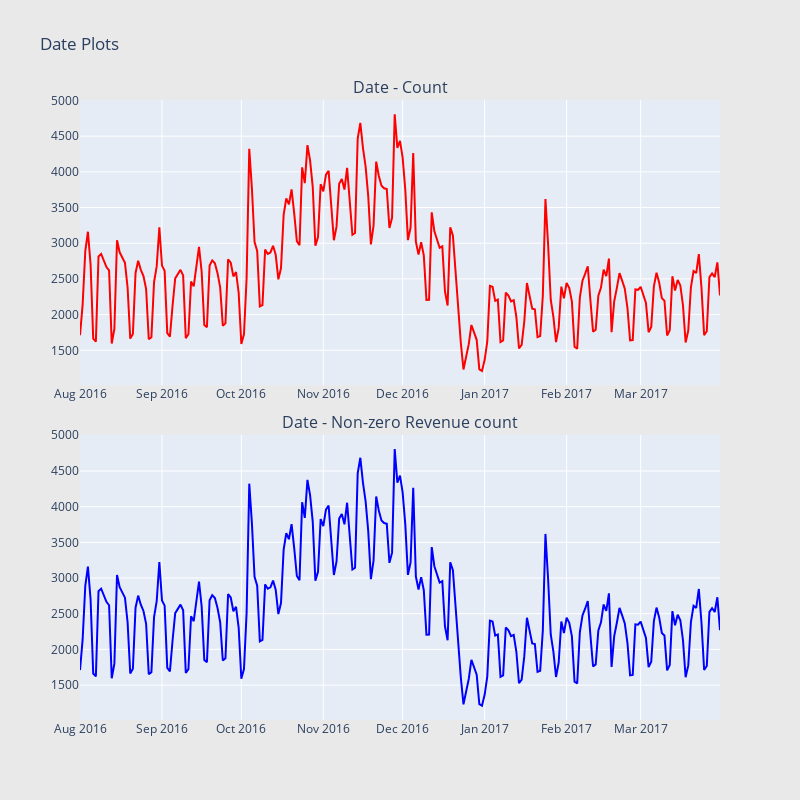

Notebook cell for this chart:
### Markdown cell above
# DateTime

### Code cell
import datetime

def scatter_plot(cnt_srs, color):
    trace = go.Scatter(
        x=cnt_srs.index[::-1],
        y=cnt_srs.values[::-1],
        showlegend=False,
        marker=dict(
            color=color,
        ),
    )
    return trace

df['date'] = df['date'].apply(lambda x: datetime.date(int(str(x)[:4]), int(str(x)[4:6]), int(str(x)[6:])))
cnt_srs = df.groupby('date')['totals_transactionRevenue'].agg(['size', 'count'])
cnt_srs.columns = ["count", "count of non-zero revenue"]
cnt_srs = cnt_srs.sort_index()
#cnt_srs.index = cnt_srs.index.astype('str')
trace1 = scatter_plot(cnt_srs["count"], 'red')
trace2 = scatter_plot(cnt_srs["count of non-zero revenue"], 'blue')

fig = tools.make_subplots(rows=2, cols=1, vertical_spacing=0.08,
                          subplot_titles=["Date - Count", "Date - Non-zero Revenue count"])
fig.append_trace(trace1, 1, 1)
fig.append_trace(trace2, 2, 1)
fig['layout'].update(height=800, width=800, paper_bgcolor='rgb(233,233,233)', title="Date Plots")
iplot(fig, filename='date-plots')

### Figure 1 — Plotly figure (JSON) as saved in the notebook; plotly's stock layout.template omitted (floating-point values rounded to 4 significant figures; data arrays with more than 128 entries replaced by an {"elided": "..."} marker saying what was removed)
{"data": [{"marker": {"color": "red"}, "showlegend": false, "type": "scatter", "x": {"elided": "243 str values"}, "xaxis": "x", "y": {"elided": "243 int values"}, "yaxis": "y"}, {"marker": {"color": "blue"}, "showlegend": false, "type": "scatter", "x": {"elided": "243 str values"}, "xaxis": "x2", "y": {"elided": "243 int values"}, "yaxis": "y2"}], "layout": {"annotations": [{"font": {"size": 16}, "showarrow": false, "text": "Date - Count", "x": 0.5, "xanchor": "center", "xref": "paper", "y": 1, "yanchor": "bottom", "yref": "paper"}, {"font": {"size": 16}, "showarrow": false, "text": "Date - Non-zero Revenue count", "x": 0.5, "xanchor": "center", "xref": "paper", "y": 0.46, "yanchor": "bottom", "yref": "paper"}], "height": 800, "paper_bgcolor": "rgb(233,233,233)", "title": {"text": "Date Plots"}, "width": 800, "xaxis": {"anchor": "y", "domain": [0, 1]}, "xaxis2": {"anchor": "y2", "domain": [0, 1]}, "yaxis": {"anchor": "x", "domain": [0.54, 1]}, "yaxis2": {"anchor": "x2", "domain": [0, 0.46]}}}
